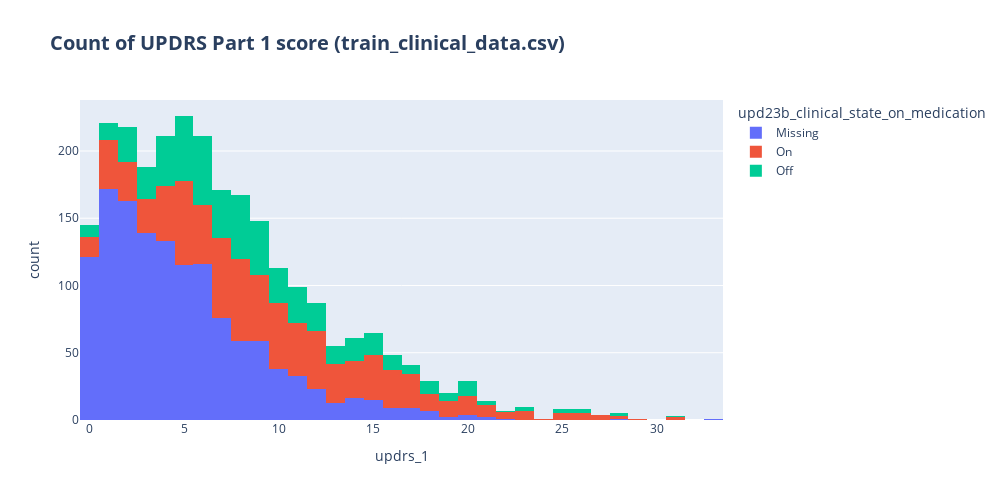
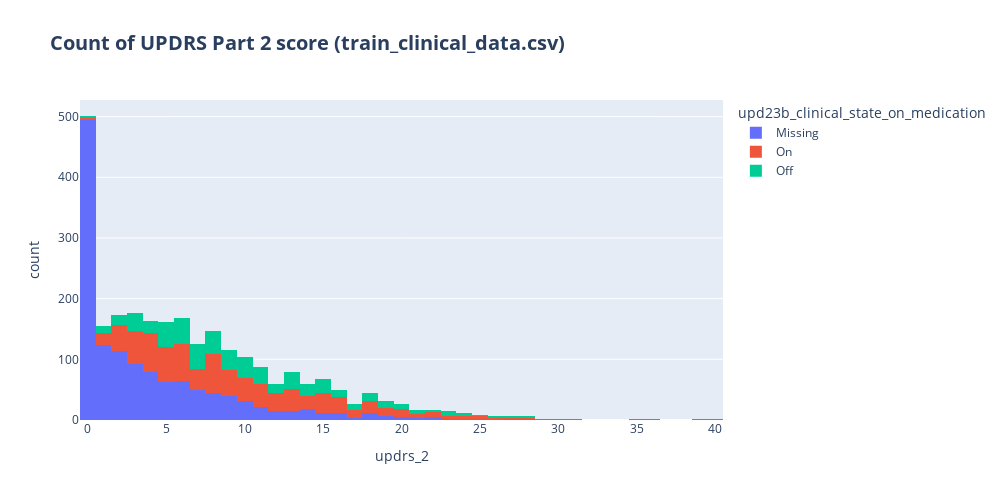
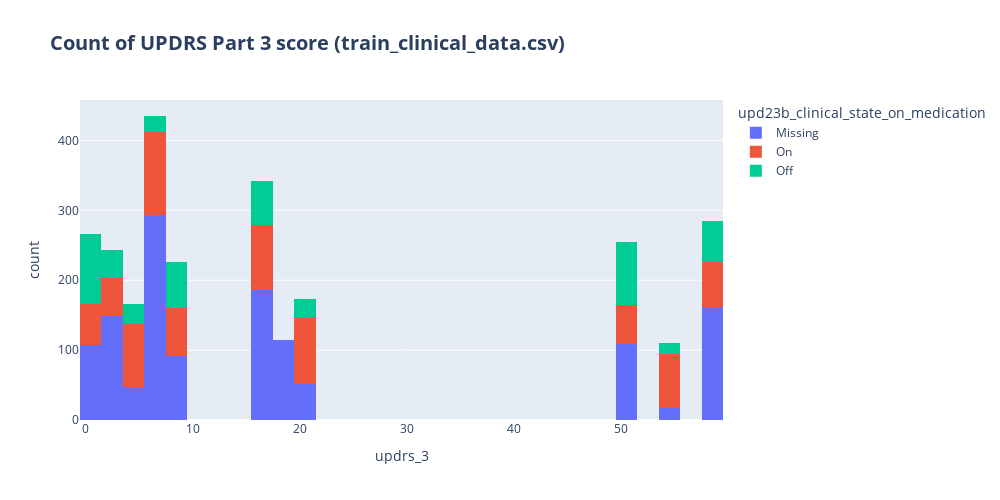
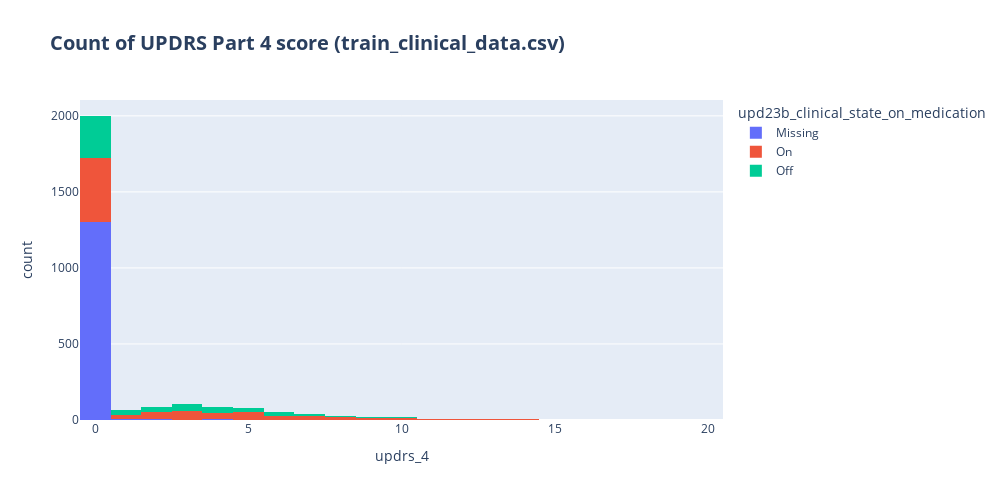

Notebook code for these charts, in order:
### Code cell
for updrs_part in ['1', '2', '3', '4']:
    fig = px.histogram(
        clinical_data,
        x=f'updrs_{updrs_part}',
        color='upd23b_clinical_state_on_medication',
        title=f'<b>Count of UPDRS Part {updrs_part} score (train_clinical_data.csv)',
        width=1000,
        height=500)
    fig.update_layout(title_font_size=20)
    fig.show()

### Figure 1 — Plotly figure (JSON) as saved in the notebook; plotly's stock layout.template omitted (floating-point values rounded to 4 significant figures; data arrays with more than 128 entries replaced by an {"elided": "..."} marker saying what was removed)
{"data": [{"alignmentgroup": "True", "bingroup": "x", "hovertemplate": "upd23b_clinical_state_on_medication=Missing<br>updrs_1=%{x}<br>count=%{y}<extra></extra>", "legendgroup": "Missing", "marker": {"color": "#636efa", "pattern": {"shape": ""}}, "name": "Missing", "offsetgroup": "Missing", "orientation": "v", "showlegend": true, "type": "histogram", "x": {"elided": "1327 int values"}, "xaxis": "x", "yaxis": "y"}, {"alignmentgroup": "True", "bingroup": "x", "hovertemplate": "upd23b_clinical_state_on_medication=On<br>updrs_1=%{x}<br>count=%{y}<extra></extra>", "legendgroup": "On", "marker": {"color": "#EF553B", "pattern": {"shape": ""}}, "name": "On", "offsetgroup": "On", "orientation": "v", "showlegend": true, "type": "histogram", "x": {"elided": "775 int values"}, "xaxis": "x", "yaxis": "y"}, {"alignmentgroup": "True", "bingroup": "x", "hovertemplate": "upd23b_clinical_state_on_medication=Off<br>updrs_1=%{x}<br>count=%{y}<extra></extra>", "legendgroup": "Off", "marker": {"color": "#00cc96", "pattern": {"shape": ""}}, "name": "Off", "offsetgroup": "Off", "orientation": "v", "showlegend": true, "type": "histogram", "x": {"elided": "513 int values"}, "xaxis": "x", "yaxis": "y"}], "layout": {"barmode": "relative", "height": 500, "legend": {"title": {"text": "upd23b_clinical_state_on_medication"}, "tracegroupgap": 0}, "title": {"font": {"size": 20}, "text": "<b>Count of UPDRS Part 1 score (train_clinical_data.csv)"}, "width": 1000, "xaxis": {"anchor": "y", "domain": [0, 1], "title": {"text": "updrs_1"}}, "yaxis": {"anchor": "x", "domain": [0, 1], "title": {"text": "count"}}}}

### Figure 2 — Plotly figure (JSON) as saved in the notebook; plotly's stock layout.template omitted (floating-point values rounded to 4 significant figures; data arrays with more than 128 entries replaced by an {"elided": "..."} marker saying what was removed)
{"data": [{"alignmentgroup": "True", "bingroup": "x", "hovertemplate": "upd23b_clinical_state_on_medication=Missing<br>updrs_2=%{x}<br>count=%{y}<extra></extra>", "legendgroup": "Missing", "marker": {"color": "#636efa", "pattern": {"shape": ""}}, "name": "Missing", "offsetgroup": "Missing", "orientation": "v", "showlegend": true, "type": "histogram", "x": {"elided": "1327 int values"}, "xaxis": "x", "yaxis": "y"}, {"alignmentgroup": "True", "bingroup": "x", "hovertemplate": "upd23b_clinical_state_on_medication=On<br>updrs_2=%{x}<br>count=%{y}<extra></extra>", "legendgroup": "On", "marker": {"color": "#EF553B", "pattern": {"shape": ""}}, "name": "On", "offsetgroup": "On", "orientation": "v", "showlegend": true, "type": "histogram", "x": {"elided": "775 int values"}, "xaxis": "x", "yaxis": "y"}, {"alignmentgroup": "True", "bingroup": "x", "hovertemplate": "upd23b_clinical_state_on_medication=Off<br>updrs_2=%{x}<br>count=%{y}<extra></extra>", "legendgroup": "Off", "marker": {"color": "#00cc96", "pattern": {"shape": ""}}, "name": "Off", "offsetgroup": "Off", "orientation": "v", "showlegend": true, "type": "histogram", "x": {"elided": "513 int values"}, "xaxis": "x", "yaxis": "y"}], "layout": {"barmode": "relative", "height": 500, "legend": {"title": {"text": "upd23b_clinical_state_on_medication"}, "tracegroupgap": 0}, "title": {"font": {"size": 20}, "text": "<b>Count of UPDRS Part 2 score (train_clinical_data.csv)"}, "width": 1000, "xaxis": {"anchor": "y", "domain": [0, 1], "title": {"text": "updrs_2"}}, "yaxis": {"anchor": "x", "domain": [0, 1], "title": {"text": "count"}}}}

### Figure 3 — Plotly figure (JSON) as saved in the notebook; plotly's stock layout.template omitted (floating-point values rounded to 4 significant figures; data arrays with more than 128 entries replaced by an {"elided": "..."} marker saying what was removed)
{"data": [{"alignmentgroup": "True", "bingroup": "x", "hovertemplate": "upd23b_clinical_state_on_medication=Missing<br>updrs_3=%{x}<br>count=%{y}<extra></extra>", "legendgroup": "Missing", "marker": {"color": "#636efa", "pattern": {"shape": ""}}, "name": "Missing", "offsetgroup": "Missing", "orientation": "v", "showlegend": true, "type": "histogram", "x": {"elided": "1327 int values"}, "xaxis": "x", "yaxis": "y"}, {"alignmentgroup": "True", "bingroup": "x", "hovertemplate": "upd23b_clinical_state_on_medication=On<br>updrs_3=%{x}<br>count=%{y}<extra></extra>", "legendgroup": "On", "marker": {"color": "#EF553B", "pattern": {"shape": ""}}, "name": "On", "offsetgroup": "On", "orientation": "v", "showlegend": true, "type": "histogram", "x": {"elided": "775 int values"}, "xaxis": "x", "yaxis": "y"}, {"alignmentgroup": "True", "bingroup": "x", "hovertemplate": "upd23b_clinical_state_on_medication=Off<br>updrs_3=%{x}<br>count=%{y}<extra></extra>", "legendgroup": "Off", "marker": {"color": "#00cc96", "pattern": {"shape": ""}}, "name": "Off", "offsetgroup": "Off", "orientation": "v", "showlegend": true, "type": "histogram", "x": {"elided": "513 int values"}, "xaxis": "x", "yaxis": "y"}], "layout": {"barmode": "relative", "height": 500, "legend": {"title": {"text": "upd23b_clinical_state_on_medication"}, "tracegroupgap": 0}, "title": {"font": {"size": 20}, "text": "<b>Count of UPDRS Part 3 score (train_clinical_data.csv)"}, "width": 1000, "xaxis": {"anchor": "y", "domain": [0, 1], "title": {"text": "updrs_3"}}, "yaxis": {"anchor": "x", "domain": [0, 1], "title": {"text": "count"}}}}

### Figure 4 — Plotly figure (JSON) as saved in the notebook; plotly's stock layout.template omitted (floating-point values rounded to 4 significant figures; data arrays with more than 128 entries replaced by an {"elided": "..."} marker saying what was removed)
{"data": [{"alignmentgroup": "True", "bingroup": "x", "hovertemplate": "upd23b_clinical_state_on_medication=Missing<br>updrs_4=%{x}<br>count=%{y}<extra></extra>", "legendgroup": "Missing", "marker": {"color": "#636efa", "pattern": {"shape": ""}}, "name": "Missing", "offsetgroup": "Missing", "orientation": "v", "showlegend": true, "type": "histogram", "x": {"elided": "1327 int values"}, "xaxis": "x", "yaxis": "y"}, {"alignmentgroup": "True", "bingroup": "x", "hovertemplate": "upd23b_clinical_state_on_medication=On<br>updrs_4=%{x}<br>count=%{y}<extra></extra>", "legendgroup": "On", "marker": {"color": "#EF553B", "pattern": {"shape": ""}}, "name": "On", "offsetgroup": "On", "orientation": "v", "showlegend": true, "type": "histogram", "x": {"elided": "775 int values"}, "xaxis": "x", "yaxis": "y"}, {"alignmentgroup": "True", "bingroup": "x", "hovertemplate": "upd23b_clinical_state_on_medication=Off<br>updrs_4=%{x}<br>count=%{y}<extra></extra>", "legendgroup": "Off", "marker": {"color": "#00cc96", "pattern": {"shape": ""}}, "name": "Off", "offsetgroup": "Off", "orientation": "v", "showlegend": true, "type": "histogram", "x": {"elided": "513 int values"}, "xaxis": "x", "yaxis": "y"}], "layout": {"barmode": "relative", "height": 500, "legend": {"title": {"text": "upd23b_clinical_state_on_medication"}, "tracegroupgap": 0}, "title": {"font": {"size": 20}, "text": "<b>Count of UPDRS Part 4 score (train_clinical_data.csv)"}, "width": 1000, "xaxis": {"anchor": "y", "domain": [0, 1], "title": {"text": "updrs_4"}}, "yaxis": {"anchor": "x", "domain": [0, 1], "title": {"text": "count"}}}}
